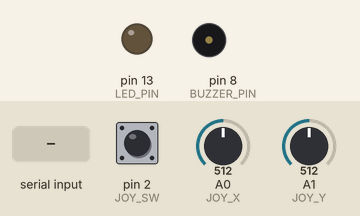
Simulated run of this sketch. Board: Arduino Uno, built with avr-gcc and run on an emulated ATmega328P. On the bench: output pins drawn as LEDs (lit = HIGH), buzzer (waves = sounding). The test bench sets the inputs (shaded band); at power-on: pin 2 (JOY_SW) HIGH, A0 (JOY_X) = 512, A1 (JOY_Y) = 512. What the sketch prints to the serial monitor is not drawn.

Above: at 1.2 s.
1.3 s: "LED_ON\n" received over Serial
At 2.5 s:
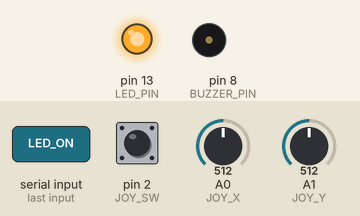
2.8 s: "SFX_COMBO\n" received over Serial
At 3.4 s:
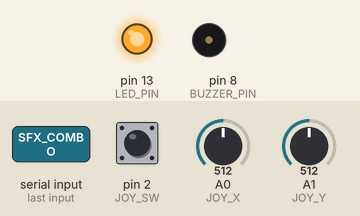
7.5 s: "LED_OFF\n" received over Serial
At 8.7 s:
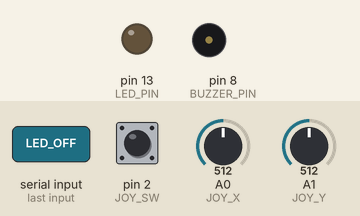
9.0 s: "SFX_COMBO\n" received over Serial
At 10.6 s:
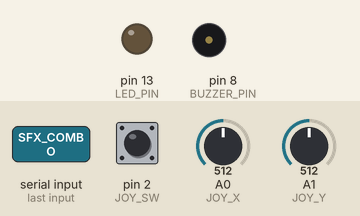
Timing chart, 0 to 11.6 s (numbered marks = the images above; inputs shaded):
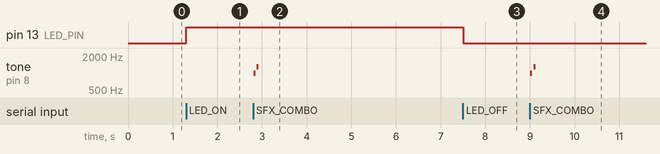

The sketch:

haha.ino
```cpp
/*
  Joystick Rhythm Master
  MakerUNO + KY-023

  VRx -> A0
  VRy -> A1
  SW  -> D2

  LED -> D13
  Buzzer -> D8

  Serial: 9600

  只有每 5 次 Combo 播放特殊音效
*/

const int JOY_X = A0;
const int JOY_Y = A1;
const int JOY_SW = 2;

const int LED_PIN = 13;
const int BUZZER_PIN = 8;

// =============================
// 方向定義
// =============================

enum Direction {
  CENTER,
  UP,
  DOWN,
  LEFT,
  RIGHT
};

Direction currentDirection = CENTER;

const int LOW_THRESHOLD = 350;
const int HIGH_THRESHOLD = 700;

const int CENTER_LOW = 420;
const int CENTER_HIGH = 604;

// =============================
// SW 防彈跳
// =============================

int lastButtonState = HIGH;
int stableButtonState = HIGH;

unsigned long lastDebounceTime = 0;
const unsigned long debounceDelay = 40;

// =============================
// Serial 接收
// =============================

String command = "";

// =============================
// 音效佇列
// =============================

const byte QUEUE_SIZE = 16;

bool comboQueue[QUEUE_SIZE];

byte queueHead = 0;
byte queueTail = 0;
byte queueCount = 0;

// =============================
// 音效播放狀態
// =============================

bool soundPlaying = false;

byte soundStep = 0;

unsigned long soundStepStart = 0;
unsigned long soundStepDuration = 0;

// =============================
// Setup
// =============================

void setup() {

  Serial.begin(9600);

  pinMode(JOY_SW, INPUT_PULLUP);

  pinMode(LED_PIN, OUTPUT);
  pinMode(BUZZER_PIN, OUTPUT);

  digitalWrite(LED_PIN, LOW);
  noTone(BUZZER_PIN);

  Serial.println("READY");

}

// =============================
// Main Loop
// =============================

void loop() {

  readJoystick();

  readButton();

  receiveCommand();

  updateBuzzer();

}

// =============================
// 讀取搖桿
// =============================

void readJoystick() {

  int x = analogRead(JOY_X);
  int y = analogRead(JOY_Y);

  Direction newDirection = CENTER;

  if (y < LOW_THRESHOLD) {
    newDirection = UP;
  }
  else if (y > HIGH_THRESHOLD) {
    newDirection = DOWN;
  }
  else if (x < LOW_THRESHOLD) {
    newDirection = LEFT;
  }
  else if (x > HIGH_THRESHOLD) {
    newDirection = RIGHT;
  }

  if (currentDirection == CENTER &&
      newDirection != CENTER) {

    sendDirection(newDirection);

    currentDirection = newDirection;

  }

  if (x > CENTER_LOW &&
      x < CENTER_HIGH &&
      y > CENTER_LOW &&
      y < CENTER_HIGH) {

    currentDirection = CENTER;

  }

}

// =============================
// 傳送方向
// =============================

void sendDirection(Direction dir) {

  switch (dir) {

    case UP:
      Serial.println("UP");
      break;

    case DOWN:
      Serial.println("DOWN");
      break;

    case LEFT:
      Serial.println("LEFT");
      break;

    case RIGHT:
      Serial.println("RIGHT");
      break;

    default:
      break;

  }

}

// =============================
// 搖桿按壓 SW
// =============================

void readButton() {

  int reading = digitalRead(JOY_SW);

  if (reading != lastButtonState) {
    lastDebounceTime = millis();
  }

  if (millis() - lastDebounceTime > debounceDelay) {

    if (reading != stableButtonState) {

      stableButtonState = reading;

      if (stableButtonState == LOW) {
        Serial.println("SELECT");
      }

    }

  }

  lastButtonState = reading;

}

// =============================
// 接收 Processing 指令
// =============================

void receiveCommand() {

  while (Serial.available() > 0) {

    char c = Serial.read();

    if (c == '\n') {

      command.trim();

      handleCommand(command);

      command = "";

    }
    else if (c != '\r') {

      if (command.length() < 40) {
        command += c;
      }
      else {
        command = "";
      }

    }

  }

}

// =============================
// 處理指令
// =============================

void handleCommand(String cmd) {

  if (cmd == "LED_ON") {

    digitalWrite(LED_PIN, HIGH);

  }

  else if (cmd == "LED_OFF") {

    digitalWrite(LED_PIN, LOW);

  }

  // 只有 Combo 特殊音效
  else if (cmd == "SFX_COMBO") {

    enqueueComboSound();

  }

  // 其他音效指令一律忽略
  else if (cmd == "SFX_PERFECT" ||
           cmd == "SFX_GOOD" ||
           cmd == "SFX_BAD" ||
           cmd == "SFX_MISS") {

    // 不播放任何聲音

  }

  else if (cmd == "BUZZER_OFF") {

    clearSoundQueue();

    noTone(BUZZER_PIN);

    soundPlaying = false;

  }

}

// =============================
// 加入 Combo 音效佇列
// =============================

void enqueueComboSound() {

  if (queueCount >= QUEUE_SIZE) {
    return;
  }

  comboQueue[queueTail] = true;

  queueTail = (queueTail + 1) % QUEUE_SIZE;

  queueCount++;

}

// =============================
// 清空音效佇列
// =============================

void clearSoundQueue() {

  queueHead = 0;
  queueTail = 0;
  queueCount = 0;

}

// =============================
// 取得下一個音效
// =============================

bool dequeueComboSound() {

  if (queueCount == 0) {
    return false;
  }

  queueHead = (queueHead + 1) % QUEUE_SIZE;

  queueCount--;

  return true;

}

// =============================
// 開始播放 Combo 音效
// =============================

void startComboSound() {

  soundStep = 0;

  soundPlaying = true;

  playSoundStep();

}

// =============================
// 播放音效階段
// =============================

void playSoundStep() {

  soundStepStart = millis();

  if (soundStep == 0) {

    tone(BUZZER_PIN, 1000);
    soundStepDuration = 45;

  }

  else if (soundStep == 1) {

    noTone(BUZZER_PIN);
    soundStepDuration = 25;

  }

  else if (soundStep == 2) {

    tone(BUZZER_PIN, 1300);
    soundStepDuration = 45;

  }

}

// =============================
// 更新蜂鳴器
// =============================

void updateBuzzer() {

  if (!soundPlaying) {

    if (dequeueComboSound()) {

      startComboSound();

    }
    else {

      return;

    }

  }

  if (millis() - soundStepStart < soundStepDuration) {
    return;
  }

  soundStep++;

  if (soundStep <= 2) {

    playSoundStep();

  }

  else {

    noTone(BUZZER_PIN);

    soundPlaying = false;

  }

}
```

Measured:
- after the input at 1.3 s, pin 13 (LED_PIN): LOW → HIGH at once
- after the input at 2.8 s, tone on pin 8 (BUZZER_PIN): silent → 1000 Hz at once, → silent 0.04 s later, → 1300 Hz 0.02 s later, → silent 0.04 s later
- after the input at 7.5 s, pin 13 (LED_PIN): HIGH → LOW at once
- after the input at 9.0 s, tone on pin 8 (BUZZER_PIN): silent → 1000 Hz at once, → silent 0.04 s later, → 1300 Hz 0.03 s later, → silent 0.04 s later
